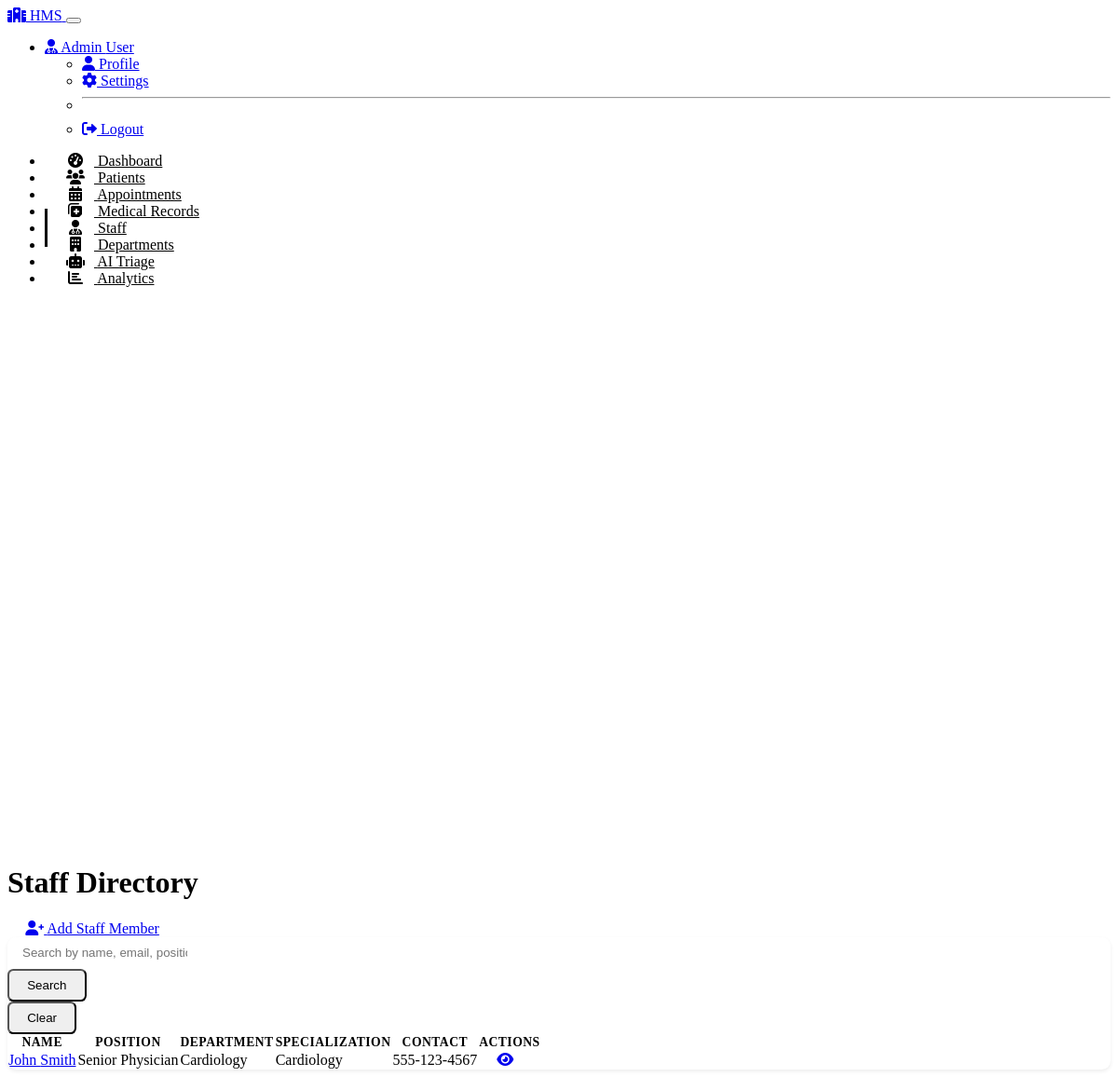
The app's page /staff (signed in) with its own data.
### models.py (models this page shows, shortened)
class User(UserMixin, db.Model):
    id = db.Column(db.Integer, primary_key=True)
    username = db.Column(db.String(64), unique=True, nullable=False)
    email = db.Column(db.String(120), unique=True, nullable=False)
    password_hash = db.Column(db.String(256), nullable=False)
    first_name = db.Column(db.String(100), nullable=False)
    last_name = db.Column(db.String(100), nullable=False)
    role_id = db.Column(db.Integer, db.ForeignKey('role.id'))
    is_active = db.Column(db.Boolean, default=True)
    created_at = db.Column(db.DateTime, default=datetime.utcnow)

class Staff(db.Model):
    id = db.Column(db.Integer, primary_key=True)
    user_id = db.Column(db.Integer, db.ForeignKey('user.id'), unique=True, nullable=False)
    specialization = db.Column(db.String(100))
    position = db.Column(db.String(100), nullable=False)
    department = db.Column(db.String(100), nullable=False)
    phone = db.Column(db.String(20), nullable=False)
    medical_license = db.Column(db.String(50))
    years_experience = db.Column(db.String(3))
    board_certified = db.Column(db.Boolean, default=False)
    availability = db.Column(db.String(20), default='Full-time')
    user = db.relationship('User', backref=db.backref('staff_profile', uselist=False))
    appointments = db.relationship('Appointment', backref='staff', lazy='dynamic')

### routes.py (the view, shortened to what this page needs)
@app.route('/staff')
@login_required
def staff():
    search_form = StaffSearchForm(request.args)
    search_term = request.args.get('search_term', '')
    page = request.args.get('page', 1, type=int)
    per_page = 10
    query = Staff.query
    staff_pagination = query.order_by(Staff.id).paginate(page=page, per_page=per_page)
    return render_template(
        'staff/index.html',
        title='Staff Directory',
        staff=staff_pagination.items,
        pagination=staff_pagination,
        search_form=search_form,
        search_term=search_term
    )

### forms.py
class StaffSearchForm(FlaskForm):
    search_term = StringField('Search Staff', validators=[DataRequired()])
    submit = SubmitField('Search')

### app.py (called while the page is built)
@login_manager.user_loader
def load_user(user_id):
    from models import User
    return User.query.get(int(user_id))

### templates/staff/index.html (shortened to what this page needs)
{% extends "base.html" %}
{% block header %}Staff Directory{% endblock %}
{% block header_buttons %}
{% if current_user.role.name == 'Admin' %}
<a href="{{ url_for('add_staff') }}" class="btn btn-info">
    <i class="fas fa-user-plus me-2"></i> Add Staff Member
</a>
{% endif %}
{% endblock %}
{% block content %}
<div class="card shadow-sm mb-4">
    <div class="card-body">
        <form method="get" action="{{ url_for('staff') }}" class="row g-3 align-items-end mb-4">
            <div class="col-md-8">
                {{ search_form.search_term(class="form-control", placeholder="Search by name, email, position or department...", value=search_term) }}
            </div>
            <div class="col-md-2">
                {{ search_form.submit(class="btn btn-info w-100") }}
            </div>
            <div class="col-md-2">
                <button type="button" class="btn btn-outline-secondary w-100 clear-search">Clear</button>
            </div>
        </form>
        {% if staff %}
        <div class="table-responsive">
            <table class="table table-hover">
                <thead>
                    <tr>
                        <th>Name</th>
                        <th>Position</th>
                        <th>Department</th>
                        <th>Specialization</th>
                        <th>Contact</th>
                        <th>Actions</th>
                    </tr>
                </thead>
                <tbody>
                    {% for staff_member in staff %}
                    <tr>
                        <td>
                            <a href="{{ url_for('view_staff', id=staff_member.id) }}" class="text-decoration-none">
                                {{ staff_member.user.first_name }} {{ staff_member.user.last_name }}
                            </a>
                        </td>
                        <td>{{ staff_member.position }}</td>
                        <td>{{ staff_member.department }}</td>
                        <td>{{ staff_member.specialization or '-' }}</td>
                        <td>{{ staff_member.phone }}</td>
                        <td>
                            <a href="{{ url_for('view_staff', id=staff_member.id) }}" class="btn btn-sm btn-outline-info"
                               data-bs-toggle="tooltip" title="View Staff Profile">
                                <i class="fas fa-eye"></i>
                            </a>
                        </td>
                    </tr>
                    {% endfor %}
                </tbody>
            </table>
        </div>
        {% endif %}
    </div>
</div>
{% endblock %}

### templates/base.html (shortened to what this page needs)
<!DOCTYPE html>
<html lang="en" data-bs-theme="dark">
<head>
    <link rel="stylesheet" href="https://cdn.replit.com/agent/bootstrap-agent-dark-theme.min.css">
    <link rel="stylesheet" href="https://cdnjs.cloudflare.com/ajax/libs/font-awesome/6.0.0/css/all.min.css">
    <link rel="stylesheet" href="{{ url_for('static', filename='css/custom.css') }}">
</head>
<body>
    {% if current_user.is_authenticated %}
    <nav class="navbar navbar-expand-lg navbar-hospital">
        <div class="container-fluid">
            <a class="navbar-brand d-flex align-items-center" href="{{ url_for('dashboard') }}">
                <i class="fas fa-hospital me-2 text-info"></i>
                <span>HMS</span>
            </a>
            <button class="navbar-toggler" type="button" data-bs-toggle="collapse" data-bs-target="#navbarNav"
                    aria-controls="navbarNav" aria-expanded="false" aria-label="Toggle navigation">
            </button>
            <div class="collapse navbar-collapse" id="navbarNav">
                <ul class="navbar-nav ms-auto">
                    <li class="nav-item dropdown">
                        <a class="nav-link dropdown-toggle" href="#" id="navbarDropdown" role="button"
                            data-bs-toggle="dropdown" aria-expanded="false">
                            <i class="fas fa-user-md me-1"></i> {{ current_user.first_name }} {{ current_user.last_name }}
                        </a>
                        <ul class="dropdown-menu dropdown-menu-end" aria-labelledby="navbarDropdown">
                            <li><a class="dropdown-item" href="{{ url_for('profile') }}"><i class="fas fa-user me-2"></i> Profile</a></li>
                            <li><a class="dropdown-item" href="{{ url_for('settings') }}"><i class="fas fa-cog me-2"></i> Settings</a></li>
                            <li><hr class="dropdown-divider"></li>
                            <li><a class="dropdown-item" href="{{ url_for('logout') }}"><i class="fas fa-sign-out-alt me-2"></i> Logout</a></li>
                        </ul>
                    </li>
                </ul>
            </div>
        </div>
    </nav>
    <div class="container-fluid">
        <div class="row">
            <div class="col-lg-2 col-md-3 px-0">
                <div class="sidebar py-3">
                    <ul class="nav flex-column">
                        <li class="nav-item">
                            <a class="nav-link {% if request.path == url_for('dashboard') %}active{% endif %}"
                               href="{{ url_for('dashboard') }}">
                                <i class="fas fa-tachometer-alt"></i> Dashboard
                            </a>
                        </li>
                        <li class="nav-item">
                            <a class="nav-link {% if '/patients' in request.path %}active{% endif %}"
                               href="{{ url_for('patients') }}">
                                <i class="fas fa-users"></i> Patients
                            </a>
                        </li>
                        <li class="nav-item">
                            <a class="nav-link {% if '/appointments' in request.path %}active{% endif %}"
                               href="{{ url_for('appointments') }}">
                                <i class="fas fa-calendar-alt"></i> Appointments
                            </a>
                        </li>
                        <li class="nav-item">
                            <a class="nav-link {% if '/records' in request.path %}active{% endif %}"
                               href="{{ url_for('records') }}">
                                <i class="fas fa-notes-medical"></i> Medical Records
                            </a>
                        </li>
                        <li class="nav-item">
                            <a class="nav-link {% if '/staff' in request.path %}active{% endif %}"
                               href="{{ url_for('staff') }}">
                                <i class="fas fa-user-md"></i> Staff
                            </a>
                        </li>
                        <li class="nav-item">
                            <a class="nav-link {% if '/departments' in request.path %}active{% endif %}"
                               href="{{ url_for('departments') }}">
                                <i class="fas fa-building"></i> Departments
                            </a>
                        </li>
                        {% if current_user.role.name in ['Doctor', 'Nurse', 'Admin'] %}
                        <li class="nav-item">
                            <a class="nav-link {% if '/triage' in request.path %}active{% endif %}"
                               href="{{ url_for('triage') }}">
                                <i class="fas fa-robot"></i> AI Triage
                            </a>
                        </li>
                        {% endif %}
                        {% if current_user.role.name == 'Admin' %}
                        <li class="nav-item">
                            <a class="nav-link {% if '/analytics' in request.path %}active{% endif %}"
                               href="{{ url_for('analytics') }}">
                                <i class="fas fa-chart-bar"></i> Analytics
                            </a>
                        </li>
                        {% endif %}
                    </ul>
                </div>
            </div>
            <div class="col-lg-10 col-md-9 py-4">
                <div class="d-flex justify-content-between align-items-center mb-4">
                    <h1 class="h2">{% block header %}{% endblock %}</h1>
                    <div>
                        {% block header_buttons %}{% endblock %}
                    </div>
                </div>
                {% block content %}{% endblock %}
            </div>
        </div>
    </div>
    {% endif %}
</body>
</html>

### static/css/custom.css (style rules this page uses)
:root { --hospital-primary: var(--bs-info); --hospital-secondary: var(--bs-primary); --hospital-accent: var(--bs-cyan); --hospital-success: var(--bs-teal); --hospital-warning: var(--bs-orange); --hospital-danger: var(--bs-red); --hospital-violet: #7952b3; --hospital-indigo: #6610f2; --hospital-light-blue: #20c997; --hospital-mint: #0dcaf0; --hospital-coral: #fd7e14; --hospital-gradient-start: #0dcaf0; --hospital-gradient-end: #7952b3; }
body { scroll-behavior: smooth; }
.card { border-radius: 0.6rem; overflow: hidden; border: none; box-shadow: 0 0.125rem 0.25rem rgba(0, 0, 0, 0.075); transition: all 0.3s ease; }
.btn { border-radius: 0.4rem; padding: 0.5rem 1.2rem; transition: all 0.3s ease; }
.navbar-hospital { background-color: var(--bs-body-bg); border-bottom: 1px solid rgba(var(--bs-info-rgb), 0.2); }
.sidebar { min-height: calc(100vh - 56px); border-right: 1px solid rgba(var(--bs-info-rgb), 0.1); }
.sidebar .nav-link { color: var(--bs-body-color); padding: 0.75rem 1.25rem; border-left: 3px solid transparent; transition: background-color 0.2s ease, border-left-color 0.2s ease; }
.sidebar .nav-link.active { color: var(--hospital-primary); background-color: rgba(var(--bs-info-rgb), 0.15); border-left-color: var(--hospital-primary); }
.sidebar .nav-link i { margin-right: 10px; width: 20px; text-align: center; }
.table { border-collapse: separate; border-spacing: 0; }
.table thead th { border-bottom: 2px solid rgba(var(--bs-info-rgb), 0.2); color: var(--hospital-secondary); font-weight: 600; font-size: 0.85rem; text-transform: uppercase; letter-spacing: 0.5px; }
.table tbody tr { transition: all 0.2s ease; }
.form-control, .form-select { border-radius: 0.4rem; padding: 0.6rem 1rem; border: 1px solid rgba(var(--bs-info-rgb), 0.2); transition: all 0.2s ease; }

### records on screen
User: first_name "Admin", last_name "User"
Staff: user.first_name "John", user.last_name "Smith", position "Senior Physician", department "Cardiology", specialization "Cardiology", phone "555-123-4567"
